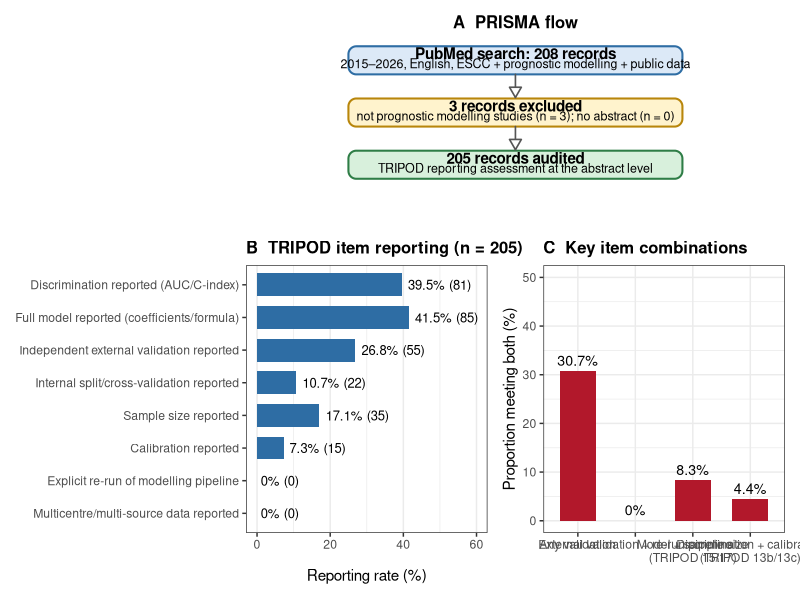

R code for this plot:
## ============================================================
## Figure 12 re-made: PRISMA flow + TRIPOD reporting-guideline audit
## ============================================================
suppressMessages({ library(ggplot2); library(patchwork); library(grid) })

d <- read.csv("results/literature_audit/tripod_audit.csv")
n <- nrow(d)
cat("Included:", n, "records\n")

## ---------- A: PRISMA flow (grid drawing) ----------
prisma_box <- function(x, y, w, h, lab, sub, fill, border) {
  grid.roundrect(x = x, y = y, width = w, height = h, r = unit(2, "mm"),
                 gp = gpar(fill = fill, col = border, lwd = 2))
  grid.text(lab, x = x, y = y + h * 0.16, gp = gpar(fontsize = 10.5, fontface = "bold"))
  grid.text(sub, x = x, y = y - h * 0.16, gp = gpar(fontsize = 9.5))
}
pA <- ggplot() + theme_void() +
  annotation_custom(grob = grobTree(
    rectGrob(gp = gpar(fill = "white", col = NA)),
    # three boxes
    roundrectGrob(x = 0.5, y = 0.86, width = 0.62, height = 0.14, r = unit(2, "mm"),
                  gp = gpar(fill = "#DCE9F7", col = "#2E6DA4", lwd = 2)),
    textGrob("PubMed search: 208 records", x = 0.5, y = 0.895,
             gp = gpar(fontsize = 11, fontface = "bold")),
    textGrob("2015–2026, English, ESCC + prognostic modelling + public data", x = 0.5, y = 0.845,
             gp = gpar(fontsize = 9)),
    roundrectGrob(x = 0.5, y = 0.60, width = 0.62, height = 0.14, r = unit(2, "mm"),
                  gp = gpar(fill = "#FFF3CD", col = "#B8860B", lwd = 2)),
    textGrob("3 records excluded", x = 0.5, y = 0.635, gp = gpar(fontsize = 11, fontface = "bold")),
    textGrob("not prognostic modelling studies (n = 3); no abstract (n = 0)", x = 0.5, y = 0.585,
             gp = gpar(fontsize = 9)),
    roundrectGrob(x = 0.5, y = 0.34, width = 0.62, height = 0.14, r = unit(2, "mm"),
                  gp = gpar(fill = "#D8F0DC", col = "#2E7D46", lwd = 2)),
    textGrob("205 records audited", x = 0.5, y = 0.375, gp = gpar(fontsize = 11, fontface = "bold")),
    textGrob("TRIPOD reporting assessment at the abstract level", x = 0.5, y = 0.325,
             gp = gpar(fontsize = 9)),
    # arrows
    segmentsGrob(x0 = 0.5, y0 = 0.79, x1 = 0.5, y1 = 0.675,
                 arrow = grid::arrow(length = unit(3, "mm"), type = "closed"),
                 gp = gpar(lwd = 1.6, col = "#555")),
    segmentsGrob(x0 = 0.5, y0 = 0.53, x1 = 0.5, y1 = 0.415,
                 arrow = grid::arrow(length = unit(3, "mm"), type = "closed"),
                 gp = gpar(lwd = 1.6, col = "#555"))
  )) +
  labs(title = "A  PRISMA flow") +
  theme(plot.title = element_text(size = 12, face = "bold", hjust = 0.5))

## ---------- B: TRIPOD item reporting rates ----------
it <- data.frame(
  item = c("Discrimination reported (AUC/C-index)", "Full model reported (coefficients/formula)",
           "Independent external validation reported", "Internal split/cross-validation reported", "Sample size reported",
           "Calibration reported", "Explicit re-run of modelling pipeline", "Multicentre/multi-source data reported"),
  pct = c(100 * sum(d$T3_discrimination) / n,
          100 * sum(d$T5_full_model) / n,
          100 * sum(d$T1_ext) / n,
          100 * sum(d$T1_int) / n,
          100 * sum(d$T6_sample_size) / n,
          100 * sum(d$T4_calibration) / n,
          100 * sum(d$T2_rerun) / n,
          100 * sum(d$T7_multisource) / n),
  cnt = c(sum(d$T3_discrimination), sum(d$T5_full_model), sum(d$T1_ext),
          sum(d$T1_int), sum(d$T6_sample_size), sum(d$T4_calibration),
          sum(d$T2_rerun), sum(d$T7_multisource))
)
it$item <- factor(it$item, levels = rev(it$item))
pB <- ggplot(it, aes(x = item, y = pct)) +
  geom_bar(stat = "identity", width = 0.7, fill = "#2E6DA4") +
  geom_text(aes(label = paste0(round(pct, 1), "% (", cnt, ")")),
            hjust = -0.1, size = 3.3) +
  coord_flip() + ylim(0, 60) +
  labs(x = NULL, y = "Reporting rate (%)",
       title = paste0("B  TRIPOD item reporting (n = ", n, ")")) +
  theme_bw(base_size = 11) +
  theme(plot.title = element_text(size = 12, face = "bold"),
        panel.grid.major.y = element_blank())

## ---------- C: proportion meeting key item combinations ----------
comb <- data.frame(
  grp = c("Discrimination + calibration\n(TRIPOD 13b/13c)", "Model + sample size\n(TRIPOD 15/17)",
          "External validation + re-run pipeline", "Any validation"),
  pct = c(100 * sum(d$T3_discrimination & d$T4_calibration) / n,
          100 * sum(d$T5_full_model & d$T6_sample_size) / n,
          100 * sum(d$T1_ext & d$T2_rerun) / n,
          100 * sum(d$T1_ext | d$T1_int) / n)
)
comb$grp <- factor(comb$grp, levels = rev(comb$grp))
pC <- ggplot(comb, aes(x = grp, y = pct)) +
  geom_bar(stat = "identity", width = 0.62, fill = "#B2182B") +
  geom_text(aes(label = paste0(round(pct, 1), "%")), vjust = -0.5, size = 3.6) +
  ylim(0, 50) +
  labs(x = NULL, y = "Proportion meeting both (%)", title = "C  Key item combinations") +
  theme_bw(base_size = 11) +
  theme(plot.title = element_text(size = 12, face = "bold"))

combined <- pA / (pB | pC) + plot_layout(heights = c(0.75, 1))
ggsave("figures/fig12_tripod_audit.png", combined, width = 12, height = 10.5, dpi = 300)
cat("Saved: figures/fig12_tripod_audit.png\n")
cat("Key combination: discrimination+calibration =", round(100 * sum(d$T3_discrimination & d$T4_calibration) / n, 1), "%\n")
